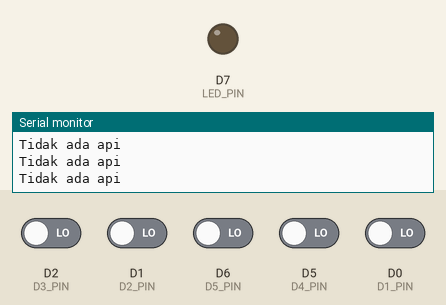
Recording of a sketch running on a simulated ESP8266 (NodeMCU). Parts: output pins drawn as LEDs (lit = HIGH), the last lines printed to the serial monitor. The test bench sets the inputs (shaded band); at power-on: D0 (D1_PIN), D1 (D2_PIN), D2 (D3_PIN), D5 (D4_PIN), D6 (D5_PIN) LOW.

Above: at 1.2 s.
1.3 s: D2 (D3_PIN) driven HIGH
At 1.9 s:
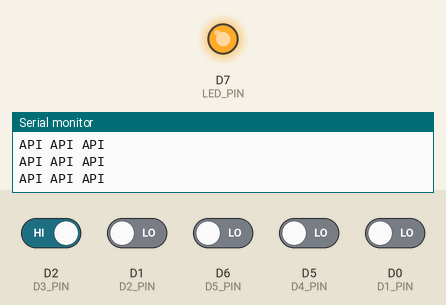
2.8 s: D2 (D3_PIN) driven LOW
At 3.2 s:
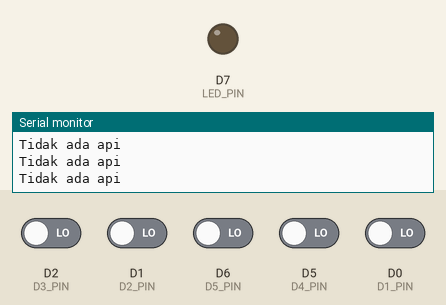
5.8 s: D1 (D2_PIN) driven HIGH
At 6.5 s:
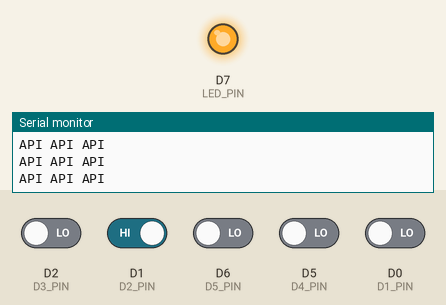
8.8 s: D1 (D2_PIN) driven LOW
At 10.2 s:
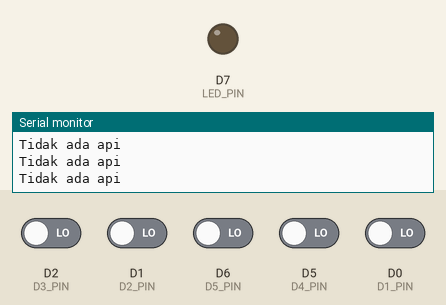
11.8 s: D6 (D5_PIN) driven HIGH
At 12.4 s:
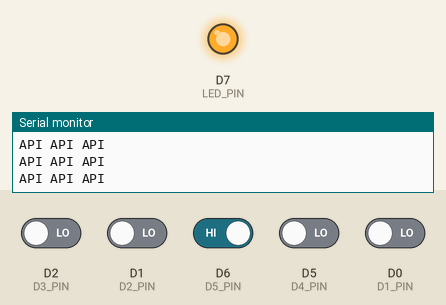
13.3 s: D6 (D5_PIN) driven LOW
At 13.6 s:
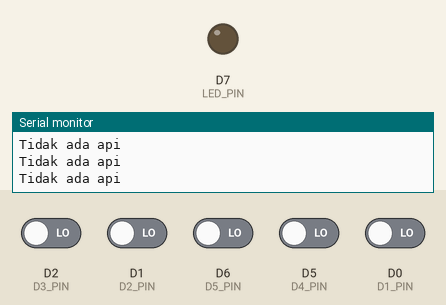
Timing chart, 0 to 16.3 s (numbered marks = the images above; inputs shaded):
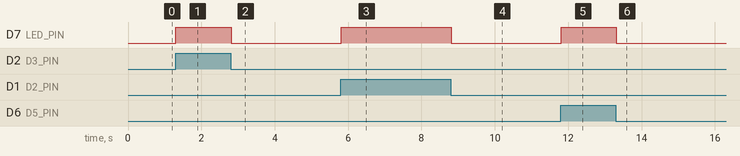

The sketch:

Flame_Sensor.ino
```cpp
#define D1_PIN D0
#define D2_PIN D1
#define D3_PIN D2
#define D4_PIN D5
#define D5_PIN D6
#define LED_PIN D7

void setup() {
  Serial.begin(9600);
  pinMode(D1_PIN, INPUT);
  pinMode(D2_PIN, INPUT);
  pinMode(D3_PIN, INPUT);
  pinMode(D4_PIN, INPUT);
  pinMode(D5_PIN, INPUT);
  pinMode(LED_PIN, OUTPUT);
}

void loop() {
  int flame_state1 = digitalRead(D1_PIN);
  int flame_state2 = digitalRead(D2_PIN);
  int flame_state3 = digitalRead(D3_PIN);
  int flame_state4 = digitalRead(D4_PIN);
  int flame_state5 = digitalRead(D5_PIN);

  if (flame_state1 == HIGH || flame_state2 == HIGH || flame_state3 == HIGH || flame_state4 == HIGH || flame_state5 == HIGH){
    digitalWrite(LED_PIN, HIGH);
    Serial.println("API API API");}
  else{
    digitalWrite(LED_PIN, LOW);
    Serial.println("Tidak ada api");}
}
```

Measured:
- after the input at 1.3 s, D7 (LED_PIN): LOW → HIGH at once
- after the input at 2.8 s, D7 (LED_PIN): HIGH → LOW at once
- after the input at 5.8 s, D7 (LED_PIN): LOW → HIGH at once
- after the input at 8.8 s, D7 (LED_PIN): HIGH → LOW at once
- after the input at 11.8 s, D7 (LED_PIN): LOW → HIGH at once
- after the input at 13.3 s, D7 (LED_PIN): HIGH → LOW at once
